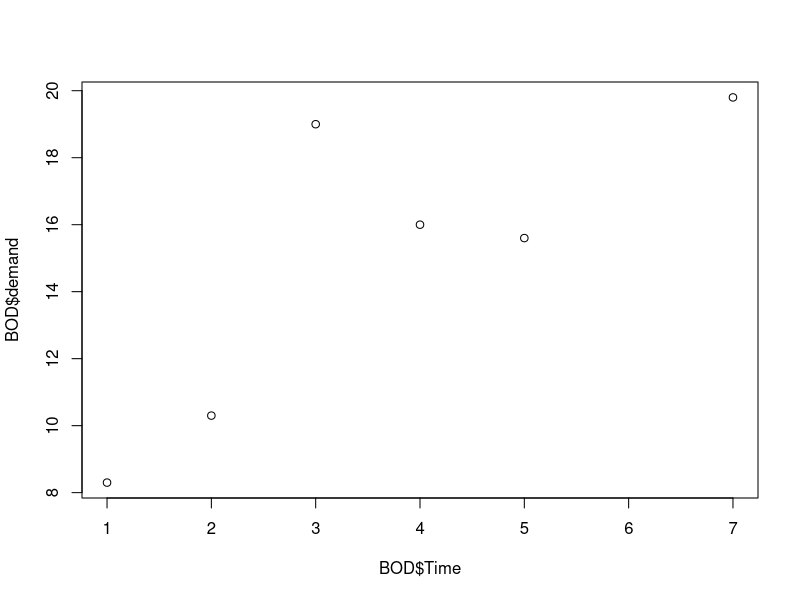

Source code (R):
## ---- chunk 1
# Este bloque de códigos se llama setup y configura el resto de los bloques.

# El comando include=FALSE da la instrucción de que este bloque no aparesca en el reporte.

# El comando echo=TRUE da la instrucción de que los siguientes bloques si aparescan en el reporte.

knitr::opts_chunk$set(echo = TRUE)
## ---- chunk 2
# Este bloque de códigos imprime un resumen estadistico de BOD.
summary(BOD)
## ---- chunk 3

# Este bloque de códigos imprime una gráfica o plot

# El comando echo=FALSE impide que se imprima el bloque en el reporte.

# El comando fig.cap="" sirve para agregar el nombrar y numerar la figura.

plot(BOD$demand~BOD$Time)

## ---- chunk 4
# Este comando permite revisar que librerías están "habilitadas"
# y listas para usar en tu ambiente de trabajo.
search()
